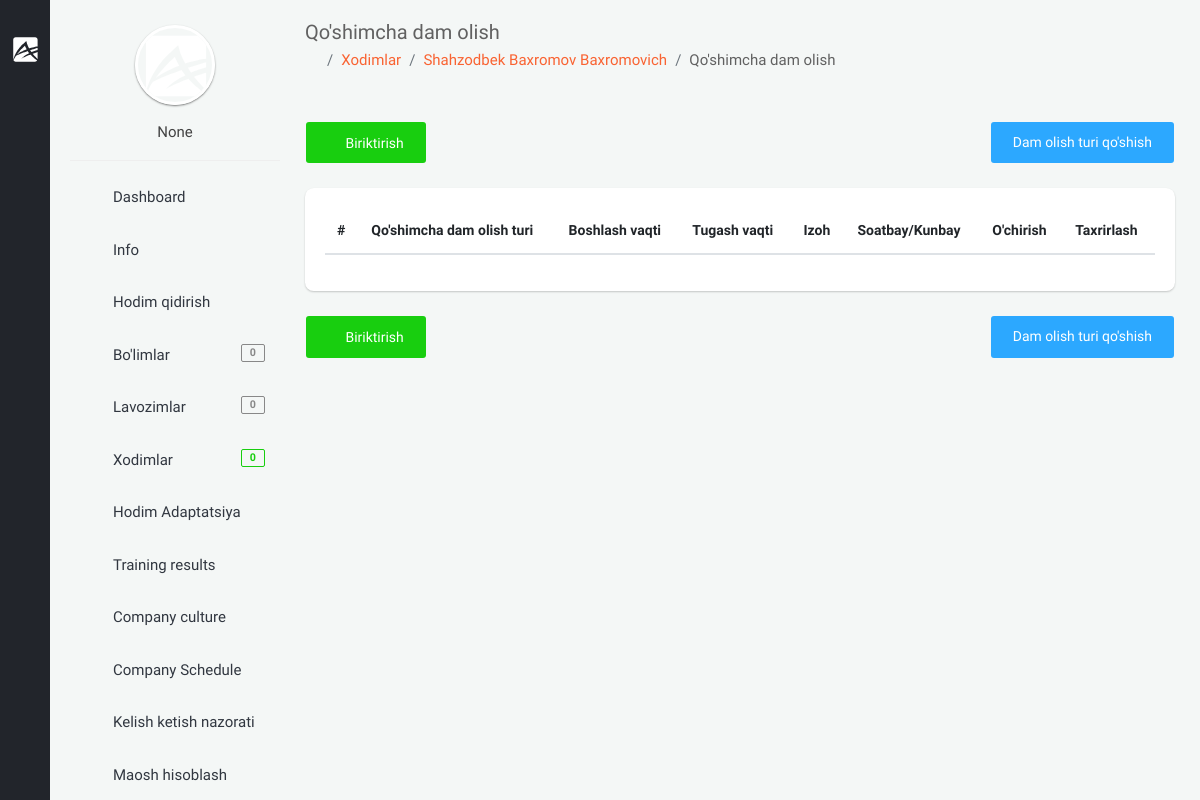
/backoffice/vacation/1 (signed in), run on an earlier commit of the app's database.
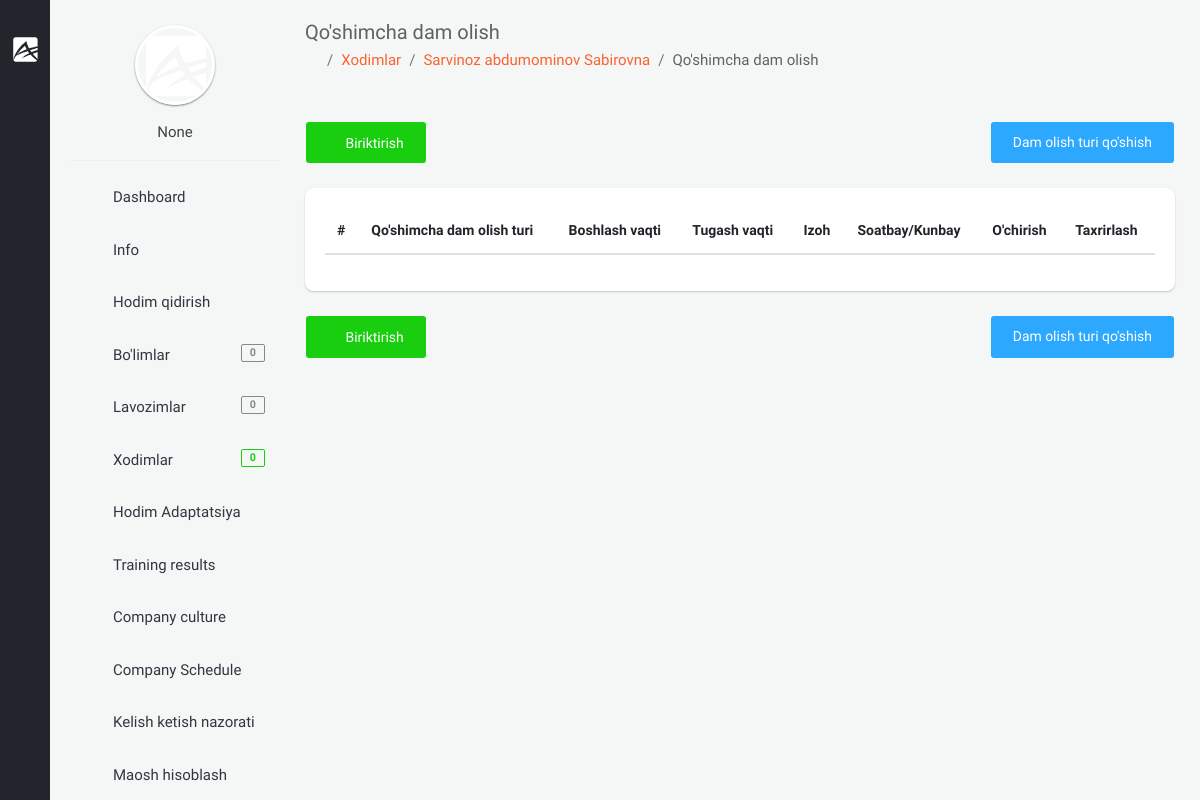
And on a later commit of the database.
### app/models.py (models this page shows, shortened)
class Staff(models.Model):
    GENDER = (
        ('male', 'Erkak'),
        ('female', 'Ayol')
    )
    company = models.ForeignKey(Company, on_delete=models.CASCADE, verbose_name="Kompaniya")
    first_name = models.CharField(null=True, blank=True, max_length=255, verbose_name="Ism")
    second_name = models.CharField(null=True, blank=True, max_length=255, verbose_name="Familiya")
    last_name = models.CharField(null=True, blank=True, max_length=255, verbose_name="Otasining ismi")
    username = models.CharField(null=True, blank=True, max_length=255, verbose_name="Username")
    birth_date = models.DateField(null=True, blank=True, verbose_name="Tug'ilgan sana")
    gender = models.CharField(choices=GENDER, max_length=10, verbose_name="Jinsi")
    password = models.CharField(null=True, blank=True, max_length=255, verbose_name="parol")
    training_url = models.UUIDField(max_length=200, unique=True, null=True, blank=True)
    tabel_number = models.PositiveIntegerField(null=True, blank=True, verbose_name="Tabel raqami")
    start_work_at = models.DateField(null=True, blank=True, verbose_name="Ish boshlagan sana")
    account_number = models.BigIntegerField(null=True, blank=True, verbose_name="Xisob raqami")
    email = models.EmailField(unique=True, verbose_name="Elektron manzil")
    mobile_phone = models.CharField(null=True, blank=True, max_length=15, verbose_name="Mobil telefon")
    home_phone = models.CharField(null=True, blank=True, max_length=15, verbose_name="Uy telefoni")
    work_phone = models.CharField(null=True, blank=True, max_length=15, verbose_name="Ish telefoni")
    address = models.CharField(null=True, blank=True, max_length=255, verbose_name="Uy manzili")
    image = models.ImageField(upload_to='company/staff/image/', null=True, blank=True, verbose_name="Xodimning rasmi")
    qr_code = models.ImageField(upload_to='company/staff/qr_code/', null=True, blank=True,
                                verbose_name="Xodimning qr code")
    department = models.ForeignKey(Department, on_delete=models.CASCADE, verbose_name="Bo'lim")
    position = models.ForeignKey(Position, on_delete=models.CASCADE, verbose_name="Lavozim")
    note = models.CharField(max_length=255, null=True, blank=True, verbose_name="Eslatma")
    created_at = models.DateTimeField(auto_now_add=True)
    class Meta:
        ordering = ['-created_at']
        verbose_name_plural = "Xodimlar"

### backoffice/views.py (the view, shortened to what this page needs)
# urls.py: path('vacation/<int:pk>', views.VacationCreateView.as_view(), name='vacation'),
class VacationCreateView(LoginRequiredMixin, generic.CreateView):
    template_name = 'backoffice/pages/vacation/list.html'
    form_class = forms.VacationModelForm
    model = models.Vacation
    def get_context_data(self, *, object_list=None, **kwargs):
        ctx = super(VacationCreateView, self).get_context_data(**kwargs)
        staff_id = self.kwargs.get('pk')
        company = self.request.user.company
        ctx['staff'] = models.Staff.objects.get(id=staff_id)
        ctx['vacations'] = models.Vacation.objects.filter(staff_id=staff_id)
        ctx['vacation_types'] = models.VacationType.objects.filter(company=company)
        ctx['staff_id'] = staff_id
        return ctx

### backoffice/context_processors.py (called while the page is built, shortened)
def staff_amount(request):
    amount_staff = None
    if request.user.is_anonymous == False:
        company = request.user.company
        staff = models.Staff.objects.filter(company=company)
        amount_staff = staff.count()
    return {"amount_staff": amount_staff}

def position_amount(request):
    position_amounts = None
    if request.user.is_anonymous == False:
        company = request.user.company
        position = models.Position.objects.filter(company=company)
        position_amounts = position.count()
    return {
        'position_amounts': position_amounts
    }

def department_amount(request):
    department_amounts = None
    if request.user.is_anonymous == False:
        company = request.user.company
        department = models.Department.objects.filter(company=company)
        department_amounts = department.count()
    return {
        'department_amounts': department_amounts
    }

def staff_gender_statistic(request):
    male = None
    female = None
    return {
        "male_count": '',
        "female_count": '',
        "company_staff_count": '',
        "width_male": '',
        "width_female": '',
    }

### templates/backoffice/pages/vacation/list.html (shortened to what this page needs)
{% extends 'backoffice/base.html' %}
{% block content %}
    <section class="content">
        <div class="container-fluid">
            <div class="block-header">
                <div class="row clearfix">
                    <div class="col-lg-12 col-md-12 col-sm-12">
                        <h2>Qo'shimcha dam olish</h2>
                        <ul class="breadcrumb padding-0">
                            <li class="breadcrumb-item"><a href="{% url 'backoffice-main' %}"><i class="zmdi zmdi-home"></i></a></li>
                            <li class="breadcrumb-item"><a href="{% url 'staff' %}">Xodimlar</a></li>
                            <li class="breadcrumb-item"><a href="{% url 'staff-detail' staff.id %}">{{ staff.first_name}} {{ staff.second_name}} {{ staff.last_name}}</a></li>
                            <li class="breadcrumb-item">Qo'shimcha dam olish</li>
                        </ul>
                    </div>
                </div>
            </div>
            <div class="row clearfix">
                <div class="col-lg-12 col-md-12 col-sm-12">
                    <div class="card">
                        <div class="header">
                                <div class="button-demo js-modal-buttons d-flex justify-content-between">
                                    <button type="button" data-color="pink" data-toggle="modal" data-target="#colorModal"
                                            class="btn btn-success waves-effect"><i class="zmdi zmdi-plus"></i> Biriktirish
                                    </button>
                                    <a href="{% url 'vacation_type' %}" class="btn btn-info waves-effect">Dam olish turi qo'shish</a>
                                </div>
                        </div>
                        <div class="body table-responsive">
                            <table class="table table-hover">
                                <thead>
                                <tr>
                                    <th>#</th>
                                    <th>Qo'shimcha dam olish turi</th>
                                    <th>Boshlash vaqti</th>
                                    <th>Tugash vaqti</th>
                                    <th>Izoh</th>
                                    <th>Soatbay/Kunbay</th>
                                    <th>O'chirish</th>
                                    <th>Taxrirlash</th>
                                </tr>
                                </thead>
                            </table>
                        </div>
                        <div class="header">
                                <div class="button-demo js-modal-buttons d-flex justify-content-between">
                                    <button type="button" data-color="pink" data-toggle="modal" data-target="#colorModal"
                                            class="btn btn-success waves-effect"><i class="zmdi zmdi-plus"></i> Biriktirish
                                    </button>
                                    <a href="{% url 'vacation_type' %}" class="btn btn-info waves-effect">Dam olish turi qo'shish</a>
                                </div>
                        </div>
                    </div>
                </div>
            </div>
        </div>
    </section>
{% endblock %}

What changed in the data, as far as the page shows it:
changed Staff: first_name "Shahzodbek" → "Sarvinoz"; second_name "Baxromov" → "abdumominov"; last_name "Baxromovich" → "Sabirovna"
